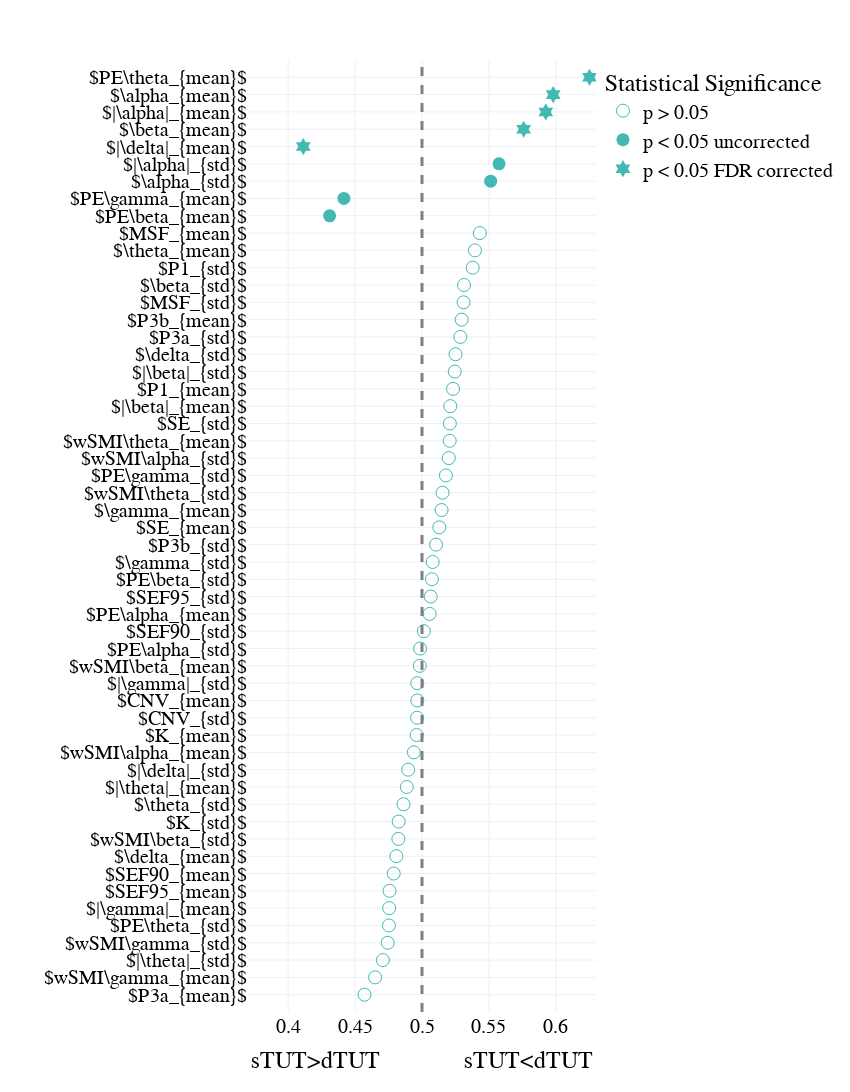

Notebook source saved alongside this figure:
### Code cell
segment_mw_roc = pd.read_csv('Data/univariate_roc_mw_segment.csv')

# segment_mw_roc = segment_mw_roc.sort_values(by = 'AUC', ascending = False).head(10).append(segment_mw_roc.sort_values(by = 'AUC', ascending = False).tail(10))

fig = px.scatter(segment_mw_roc.sort_values(by = 'AUC'),x = 'AUC', y = 'markers', template = "plotly_white", symbol = 'significant', 
                 symbol_sequence = ['circle-open','circle','hexagram' ],
#                  color = 'significant',
                 color_discrete_sequence = [lblue, green,orange, pink], 
                 
                 category_orders = {'significant': ['p > 0.05','p < 0.05 uncorrected', 'p < 0.05 FDR corrected']},
                 labels = {'AUC': 'sTUT>dTUT              sTUT<dTUT', 'significant': 'Statistical Significance', 'markers':''}
                )
fig.add_vline(x=0.5, line_width=3, line_dash="dash", line_color="grey")
fig.update_traces(marker=dict(size = 13))

fig.update_layout(
    width=850,
    height=1300,
#     autosize = True, 
    template = 'plotly_white',
        font=dict(
        family="Times new roman",
        size=20,
        color="black"
    ),
    xaxis = dict(
            visible=True,
            range = [0.37,0.63], 
            tickfont = {"size": 20},
        ),
    yaxis = dict(
        tickfont = {"size": 20},
        autorange = False,    
        automargin = True,
        range = [-1,len(segment_mind_roc)],
        dtick = 1
        ),
    showlegend=True, 

)

fig.show()
pio.write_json(fig, 'Figs/univariate_roc_mw_segment.plotly')
fig.write_image('Figs/univariate_roc_mw_segment.png')
fig.write_image("Figs//univariate_roc_mw_segment.pdf")

### Figure 1 — Plotly figure (JSON) as saved in the notebook; plotly's stock layout.template omitted (floating-point values rounded to 4 significant figures)
{"data": [{"hovertemplate": "Statistical Significance=p > 0.05<br>sTUT>dTUT              sTUT<dTUT=%{x}<br>=%{y}<extra></extra>", "legendgroup": "p > 0.05", "marker": {"color": "#42B9B2", "size": 13, "symbol": "circle-open"}, "mode": "markers", "name": "p > 0.05", "orientation": "h", "showlegend": true, "type": "scatter", "x": [0.457, 0.4649, 0.4708, 0.4743, 0.4753, 0.4755, 0.4758, 0.4789, 0.4808, 0.4823, 0.4826, 0.4862, 0.4886, 0.4897, 0.4939, 0.496, 0.4963, 0.4965, 0.4965, 0.4983, 0.4986, 0.5014, 0.5057, 0.5065, 0.5074, 0.508, 0.5105, 0.513, 0.5146, 0.5154, 0.5178, 0.52, 0.5207, 0.5208, 0.5211, 0.5232, 0.5245, 0.525, 0.5287, 0.5296, 0.531, 0.5314, 0.5379, 0.5396, 0.5432], "xaxis": "x", "y": ["$P3a_{mean}$", "$wSMI\\gamma_{mean}$", "$|\\theta|_{std}$", "$wSMI\\gamma_{std}$", "$PE\\theta_{std}$", "$|\\gamma|_{mean}$", "$SEF95_{mean}$", "$SEF90_{mean}$", "$\\delta_{mean}$", "$wSMI\\beta_{std}$", "$K_{std}$", "$\\theta_{std}$", "$|\\theta|_{mean}$", "$|\\delta|_{std}$", "$wSMI\\alpha_{mean}$", "$K_{mean}$", "$CNV_{std}$", "$CNV_{mean}$", "$|\\gamma|_{std}$", "$wSMI\\beta_{mean}$", "$PE\\alpha_{std}$", "$SEF90_{std}$", "$PE\\alpha_{mean}$", "$SEF95_{std}$", "$PE\\beta_{std}$", "$\\gamma_{std}$", "$P3b_{std}$", "$SE_{mean}$", "$\\gamma_{mean}$", "$wSMI\\theta_{std}$", "$PE\\gamma_{std}$", "$wSMI\\alpha_{std}$", "$wSMI\\theta_{mean}$", "$SE_{std}$", "$|\\beta|_{mean}$", "$P1_{mean}$", "$|\\beta|_{std}$", "$\\delta_{std}$", "$P3a_{std}$", "$P3b_{mean}$", "$MSF_{std}$", "$\\beta_{std}$", "$P1_{std}$", "$\\theta_{mean}$", "$MSF_{mean}$"], "yaxis": "y"}, {"hovertemplate": "Statistical Significance=p < 0.05 uncorrected<br>sTUT>dTUT              sTUT<dTUT=%{x}<br>=%{y}<extra></extra>", "legendgroup": "p < 0.05 uncorrected", "marker": {"color": "#42B9B2", "size": 13, "symbol": "circle"}, "mode": "markers", "name": "p < 0.05 uncorrected", "orientation": "h", "showlegend": true, "type": "scatter", "x": [0.431, 0.4417, 0.5513, 0.5576], "xaxis": "x", "y": ["$PE\\beta_{mean}$", "$PE\\gamma_{mean}$", "$\\alpha_{std}$", "$|\\alpha|_{std}$"], "yaxis": "y"}, {"hovertemplate": "Statistical Significance=p < 0.05 FDR corrected<br>sTUT>dTUT              sTUT<dTUT=%{x}<br>=%{y}<extra></extra>", "legendgroup": "p < 0.05 FDR corrected", "marker": {"color": "#42B9B2", "size": 13, "symbol": "hexagram"}, "mode": "markers", "name": "p < 0.05 FDR corrected", "orientation": "h", "showlegend": true, "type": "scatter", "x": [0.4113, 0.5759, 0.5925, 0.598, 0.6251], "xaxis": "x", "y": ["$|\\delta|_{mean}$", "$\\beta_{mean}$", "$|\\alpha|_{mean}$", "$\\alpha_{mean}$", "$PE\\theta_{mean}$"], "yaxis": "y"}], "layout": {"font": {"color": "black", "family": "Times new roman", "size": 20}, "height": 1300, "legend": {"title": {"text": "Statistical Significance"}, "tracegroupgap": 0}, "margin": {"t": 60}, "shapes": [{"line": {"color": "grey", "dash": "dash", "width": 3}, "type": "line", "x0": 0.5, "x1": 0.5, "xref": "x", "y0": 0, "y1": 1, "yref": "y domain"}], "showlegend": true, "width": 850, "xaxis": {"anchor": "y", "domain": [0, 1], "range": [0.37, 0.63], "tickfont": {"size": 20}, "title": {"text": "sTUT>dTUT              sTUT<dTUT"}, "visible": true}, "yaxis": {"anchor": "x", "automargin": true, "autorange": false, "domain": [0, 1], "dtick": 1, "range": [-1, 54], "tickfont": {"size": 20}, "title": {"text": ""}}}}
